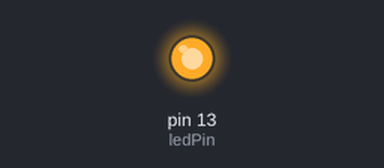
Simulated run of this sketch. Board: Arduino Uno, built with avr-gcc and run on an emulated ATmega328P. Parts: output pins drawn as LEDs (lit = HIGH).

Above: at 0.05 s.
At 5.4 s:
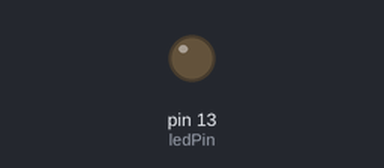
Timing chart, 0 to 9.1 s (numbered marks = the images above):
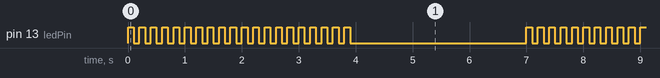

Measured:
- by itself, pin 13 (ledPin): repeats every 7.0 s: HIGH 0.10 s, LOW 3.1 s, 19 × (HIGH 0.10 s, LOW 0.10 s)
- by itself, everything shown: repeats every 7.0 s, in 40 steps

The sketch:

Contador_Condicional_com_pausa.ino
```cpp
#define ledPin 13
#define delayPeriod 100
#define Pausa 3000
int count = 0;

void setup() {
  pinMode(ledPin,OUTPUT);

}

void loop() {


digitalWrite(ledPin,HIGH);
delay(delayPeriod);
digitalWrite(ledPin,LOW);
delay(delayPeriod);
count ++;

    if(count == 20 ){
    count = 0;
    delay(Pausa);

  }
}

// LOOP DO MESMO PROGRAMA USANDO COMANDO DE REPETIÇÃO FOR
//void loop() {
//  int repetir = 20;
//  int contador = 0;
//  for(contador ; contador < repetir ; contador ++){
//    digitalWrite(ledPin,HIGH);
//    delay(delayPeriod);
//    digitalWrite(ledPin,LOW);
//    delay(delayPeriod);
//
//    }
//
//    if(contador >= 19 ){
//    delay(Pausa);
//
//  }
//}
```
